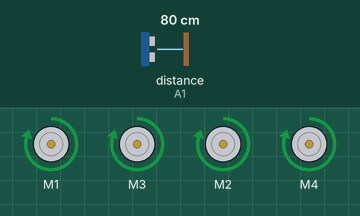
Simulated run of this sketch. Board: Arduino Uno, built with avr-gcc and run on an emulated ATmega328P. On the bench: 4 × DC motor (green arrow = forward, orange = backward, longer = faster). Wiring (inferred from the names in the program): ultrasonic range finder: trigger A0; echo A1. Inputs (shaded band) come from the test bench; at power-on: distance to the obstacle (sensor on A1) 80 cm. The echo pulse lasts 58.3 µs per cm.

Above: at 1.2 s.
1.3 s: distance to the obstacle (sensor on A1) set to 24 cm
2.8 s: distance to the obstacle (sensor on A1) set to 19 cm
At 3.3 s:
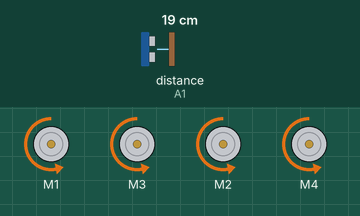
At 3.9 s:
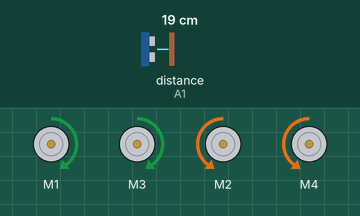
5.8 s: distance to the obstacle (sensor on A1) set to 35 cm
7.5 s: distance to the obstacle (sensor on A1) set to 2 cm
At 9.2 s:
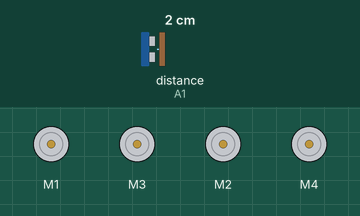
Timing chart, 0 to 11.5 s (numbered marks = the images above; inputs shaded):
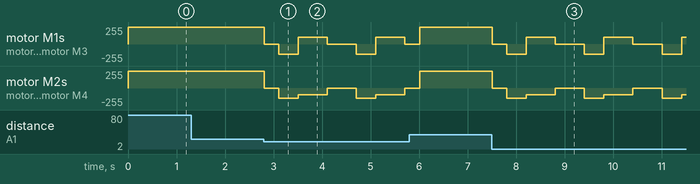

The sketch:

obstacleavoidancerobot.ino
```cpp
#include <AFMotor.h>

// Initialize 4 motors
AF_DCMotor motorLeft1(1);  // M1
AF_DCMotor motorRight1(2); // M2
AF_DCMotor motorLeft2(3);  // M3
AF_DCMotor motorRight2(4); // M4
// LiquidCrystal_I2C lcd(0x27,16,2);
// Ultrasonic Sensor
#define TRIG_PIN A0
#define ECHO_PIN A1


// Distance measurement
long readDistanceCM() {
  digitalWrite(TRIG_PIN, LOW);
  delayMicroseconds(2);
  digitalWrite(TRIG_PIN, HIGH);
  delayMicroseconds(10);
  digitalWrite(TRIG_PIN, LOW);
  long duration = pulseIn(ECHO_PIN, HIGH, 30000); // 30ms timeout
  long distance = duration * 0.034 / 2;
  return distance;
}

// Movement Functions
void moveForward() {
  motorLeft1.setSpeed(250);
  motorLeft2.setSpeed(250);
  motorRight1.setSpeed(250);
  motorRight2.setSpeed(250);

  motorLeft1.run(FORWARD);
  motorLeft2.run(FORWARD);
  motorRight1.run(FORWARD);
  motorRight2.run(FORWARD);
}

void moveBackward() {
  motorLeft1.setSpeed(150);
  motorLeft2.setSpeed(150);
  motorRight1.setSpeed(150);
  motorRight2.setSpeed(150);

  motorLeft1.run(BACKWARD);
  motorLeft2.run(BACKWARD);
  motorRight1.run(BACKWARD);
  motorRight2.run(BACKWARD);
}

void turnLeft() {
  motorLeft1.setSpeed(100);
  motorLeft2.setSpeed(100);
  motorRight1.setSpeed(100);
  motorRight2.setSpeed(100);

  motorLeft1.run(BACKWARD);
  motorLeft2.run(BACKWARD);
  motorRight1.run(FORWARD);
  motorRight2.run(FORWARD);
}

void turnRight() {
  motorLeft1.setSpeed(100);
  motorLeft2.setSpeed(100);
  motorRight1.setSpeed(100);
  motorRight2.setSpeed(100);

  motorLeft1.run(FORWARD);
  motorLeft2.run(FORWARD);
  motorRight1.run(BACKWARD);
  motorRight2.run(BACKWARD);
}

void stopMotors() {
  motorLeft1.run(RELEASE);
  motorLeft2.run(RELEASE);
  motorRight1.run(RELEASE);
  motorRight2.run(RELEASE);
}

void setup() {
  Serial.begin(9600);
  // lcd.begin(16,2);
  // lcd.init();
  // lcd.backlight();
  pinMode(TRIG_PIN, OUTPUT);
  pinMode(ECHO_PIN, INPUT);
  moveForward();
}
void loop() {
  long frontDist = readDistanceCM();
  // lcd.setCursor(0,0);
  // lcd.print("Front: ");
  // lcd.setCursor(0,1);
  // lcd.print(frontDist);

  if (frontDist > 20) {
    moveForward();
  } else {
    stopMotors();
    delay(300);
    moveBackward();
    delay(400);
    stopMotors();
    turnRight();
    delay(600);
    stopMotors();
    delay(300);
  }
}
```

Measured:
- the behaviour switches between 22 and 21 cm on distance to the obstacle (sensor on A1) (found by bisection; images 0 and 1)
- after the input at 1.3 s, every drawn part: stays the same
- after the input at 2.8 s, motor M1, motor M3: forward 250/255 → stopped at once, → backward 150/255 0.30 s later, → forward 100/255 0.40 s later, → stopped 0.60 s later, … (7 changes in this stretch)
- after the input at 7.5 s, motor M1, motor M3: forward 250/255 → stopped at once, then repeats every 1.6 s: backward 150/255 0.40 s, forward 100/255 0.60 s, stopped 0.60 s; motor M2, motor M4: forward 250/255 → stopped at once, then repeats every 1.6 s: backward 150/255 0.40 s, backward 100/255 0.60 s, stopped 0.60 s
